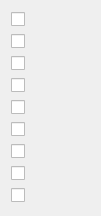
      <widget class="QWidget" name="verticalLayoutWidget_2">
       <property name="geometry">
        <rect>
         <x>140</x>
         <y>200</y>
         <width>101</width>
         <height>216</height>
        </rect>
       </property>
       <layout class="QVBoxLayout" name="verticalLayout_2">
        <item>
         <widget class="QCheckBox" name="checkBox_23">
          <property name="text">
           <string/>
          </property>
         </widget>
        </item>
        <item>
         <widget class="QCheckBox" name="checkBox_32">
          <property name="text">
           <string/>
          </property>
         </widget>
        </item>
        <item>
         <widget class="QCheckBox" name="checkBox_26">
          <property name="text">
           <string/>
          </property>
         </widget>
        </item>
        <item>
         <widget class="QCheckBox" name="checkBox_30">
          <property name="text">
           <string/>
          </property>
         </widget>
        </item>
        <item>
         <widget class="QCheckBox" name="checkBox_24">
          <property name="text">
           <string/>
          </property>
         </widget>
        </item>
        <item>
         <widget class="QCheckBox" name="checkBox_31">
          <property name="text">
           <string/>
          </property>
         </widget>
        </item>
        <item>
         <widget class="QCheckBox" name="checkBox_27">
          <property name="text">
           <string/>
          </property>
         </widget>
        </item>
        <item>
         <widget class="QCheckBox" name="checkBox_25">
          <property name="text">
           <string/>
          </property>
         </widget>
        </item>
        <item>
         <widget class="QCheckBox" name="checkBox_28">
          <property name="text">
           <string/>
          </property>
         </widget>
        </item>
       </layout>
      </widget>
